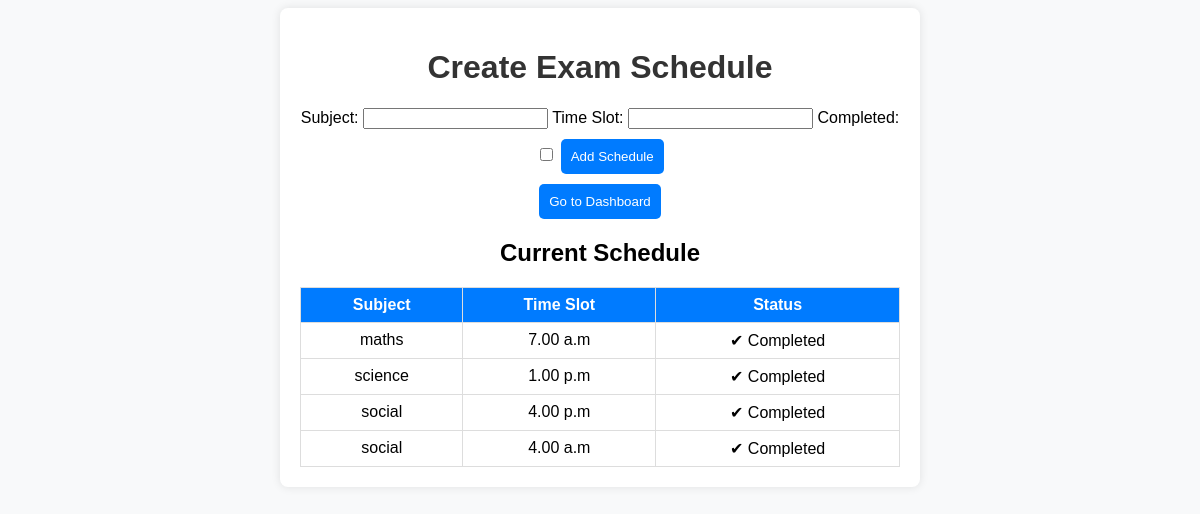
Page /schedule/ on the committed database.
### inventory/models.py (models this page shows, shortened)
class ExamSchedule(models.Model):
    subject = models.CharField(max_length=100)
    time_slot = models.CharField(max_length=50)
    completed = models.BooleanField(default=False)

### inventory/views.py (the view)
# urls.py: path('schedule/', views.schedule_page, name='schedule'),  # Added '/'
def schedule_page(request):
    if request.method == "POST":
        form = ExamScheduleForm(request.POST)
        if form.is_valid():
            form.save()
            return redirect('dashboard')
    else:
        form = ExamScheduleForm()
    schedules = ExamSchedule.objects.all()
    return render(request, 'schedule.html', {'form': form, 'schedules': schedules})

### inventory/forms.py
class ExamScheduleForm(forms.ModelForm):
    class Meta:
        model = ExamSchedule
        fields = ['subject', 'time_slot', 'completed']

### frontend/templates/schedule.html (shortened to what this page needs)
<!DOCTYPE html>
<html lang="en">
<head>
    <link rel="stylesheet" href="/static/css/style.css">
</head>
<body>
    <div class="container">
        <h1>Create Exam Schedule</h1>
        <form method="POST">
            <label>Subject:</label>
            <input type="text" name="subject" required>
            <label>Time Slot:</label>
            <input type="text" name="time_slot" required>
            <label>Completed:</label>
            <input type="checkbox" name="completed">
            <button type="submit">Add Schedule</button>
        </form>
        <button onclick="window.location.href='/'">Go to Dashboard</button>
        <h2>Current Schedule</h2>
        <table>
            <tr>
                <th>Subject</th>
                <th>Time Slot</th>
                <th>Status</th>
            </tr>
            {% for schedule in schedules %}
            <tr>
                <td>{{ schedule.subject }}</td>
                <td>{{ schedule.time_slot }}</td>
                <td>{% if schedule.completed %}✔ Completed{% else %}❌ Incomplete{% endif %}</td>
            </tr>
            {% endfor %}
        </table>
    </div>
</body>
</html>

### frontend/static/style.css (style rules this page uses)
body { font-family: Arial, sans-serif; background-color: #f8f9fa; text-align: center; }
.container { max-width: 600px; margin: auto; background: white; padding: 20px; border-radius: 8px; box-shadow: 0 0 10px rgba(0, 0, 0, 0.1); }
h1 { color: #333; }
table { width: 100%; border-collapse: collapse; margin-top: 20px; }
th, td { border: 1px solid #ddd; padding: 8px; text-align: center; }
th { background-color: #007bff; color: white; }
button { background-color: #007bff; color: white; border: none; padding: 10px; cursor: pointer; border-radius: 5px; margin-top: 10px; }

### rows in the picture
ExamSchedule: subject "maths", time_slot "7.00 a.m", completed "✔ Completed"
ExamSchedule: subject "science", time_slot "1.00 p.m", completed "✔ Completed"
ExamSchedule: subject "social", time_slot "4.00 p.m", completed "✔ Completed"
ExamSchedule: subject "social", time_slot "4.00 a.m", completed "✔ Completed"
